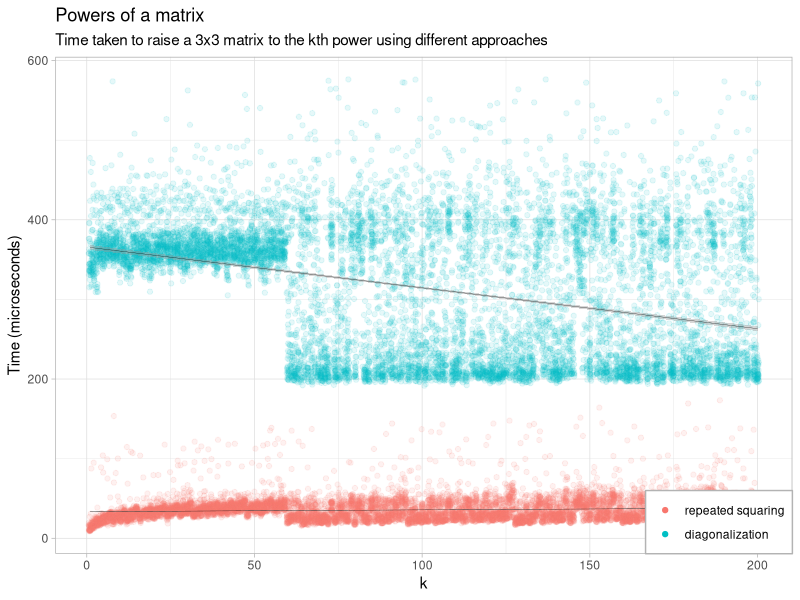

Here is the R script that generated this plot:
#!/usr/bin/Rscript

# Response to
# https://eric.netlify.com/2017/08/08/taking-powers-of-a-matrix-in-r/

library(tidyverse)
library(microbenchmark)

same = function(e, w) {
  eps = max(abs(e - w))
  eps == 0
}

test_properties = function(f, A) {
  list(
    "A^4 == AAAA"       = same(f(A, 4), A %*% A %*% A %*% A),
    "A^1 == A"          = same(f(A, 1), A),
    "A^0 == I"          = same(f(A, 0), diag(1, nrow(A)))
  )
}

set.seed(1)
n = 3
A = matrix(sample(10, n^2, TRUE), n, n)

pow_iter = function (A, k) {
  if(k==0) {
    diag(1, nrow(A))
  } else {
    A %*% pow_iter(A, (k-1))
  }
}

# Calculate exponentatiation by repeated squaring.
# See SICP 2nd edition, 1.2.4
# https://mitpress.mit.edu/sicp/chapter1/node15.html

pow_sq_recursive = function (A, k) {
  if(k == 0) {
    # identity
    diag(1, nrow(A))
  } else if(k %% 2 == 1) {
    A %*% pow_sq_recursive(A, k-1)
  } else {
    pow_sq_recursive(A %*% A, k %/% 2)
  }
}

# Iterative version of pow_sq_recursive
pow_sq_ = function (A, k, f) {
  if(k == 0) {
    f
  } else if(k %% 2 == 1) {
    pow_sq_(A, k-1, f %*% A)
  } else {
    pow_sq_(A %*% A, k %/% 2, f)
  }
}

pow_sq_iter = function (A, k) {
  I = diag(1, nrow(A))
  pow_sq_(A, k, I)
}

`%^%` = pow_sq_recursive

# Eric's Eigenvalue method.
# https://eric.netlify.com/2017/08/08/taking-powers-of-a-matrix-in-r/
pow_eigen = function(A, k) {
  eig = eigen(A)
  stopifnot(length(unique(eig$values)) == nrow(A))

  P = eig$vectors
  D = diag(eig$values ^ k)
  Ak = P %*% D %*% solve(P)
  Re(Ak)
}

`%^^%` = pow_eigen

print("pow_iter")
test_properties(pow_iter, A)

print("pow_sq")
test_properties(pow_sq_recursive, A)

print("pow_eigen")
test_properties(pow_eigen, A)

times = 1:200 %>%
  map_df(~
    microbenchmark(
      "repeated squaring" = A %^% .,
      "diagonalization" = A %^^% .,
      times = 50
    ) %>%
    as_data_frame() %>%
    mutate(k = .x)
  ) %>%
  filter(time < quantile(time, 0.99))

png('pow.png', height=640, width=640)

ggplot(times, aes(x = k, y = time / 1e3, group = expr)) +
  geom_jitter(aes(color = expr), alpha = 0.1) +
  geom_smooth(method = "lm", color = "black", size = 0.1) +
# geom_point(data = df_intersect) +
# geom_text(aes(label = sprintf("(%0.0f, %0.0f)", k, time)),
#           data = df_intersect, 
#           vjust = 2, hjust = 0, size = 3) +
  guides(color = guide_legend(override.aes = list(alpha = 1))) +
  theme_light() +
  theme(legend.position = c(1, 0), 
        legend.justification = c(1, 0),
        legend.background = element_rect(color = "grey70")) +
  labs(y = "Time (microseconds)", color = NULL,
       title = "Powers of a matrix",
       subtitle = paste0(
         "Time taken to raise a 3x3 matrix to the", 
         " kth power using different approaches")
       )

